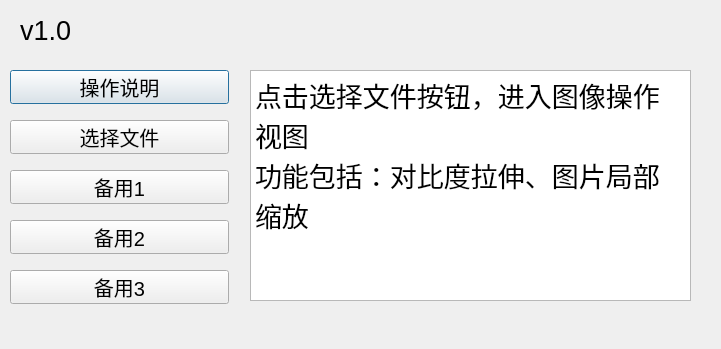
<?xml version="1.0" encoding="UTF-8"?>
<ui version="4.0">
 <class>manual_operation</class>
 <widget class="QDialog" name="manual_operation">
  <property name="geometry">
   <rect>
    <x>0</x>
    <y>0</y>
    <width>721</width>
    <height>349</height>
   </rect>
  </property>
  <property name="windowTitle">
   <string>手动拉伸对比度</string>
  </property>
  <widget class="QLabel" name="label">
   <property name="geometry">
    <rect>
     <x>20</x>
     <y>0</y>
     <width>101</width>
     <height>61</height>
    </rect>
   </property>
   <property name="font">
    <font>
     <pointsize>20</pointsize>
    </font>
   </property>
   <property name="text">
    <string>v1.0</string>
   </property>
  </widget>
  <widget class="QPushButton" name="pushButton_5">
   <property name="geometry">
    <rect>
     <x>10</x>
     <y>70</y>
     <width>219</width>
     <height>34</height>
    </rect>
   </property>
   <property name="font">
    <font>
     <pointsize>15</pointsize>
    </font>
   </property>
   <property name="text">
    <string>操作说明</string>
   </property>
  </widget>
  <widget class="QPushButton" name="pushButton">
   <property name="geometry">
    <rect>
     <x>10</x>
     <y>120</y>
     <width>219</width>
     <height>34</height>
    </rect>
   </property>
   <property name="font">
    <font>
     <pointsize>15</pointsize>
    </font>
   </property>
   <property name="text">
    <string>选择文件</string>
   </property>
  </widget>
  <widget class="QPushButton" name="pushButton_4">
   <property name="geometry">
    <rect>
     <x>10</x>
     <y>170</y>
     <width>219</width>
     <height>34</height>
    </rect>
   </property>
   <property name="font">
    <font>
     <pointsize>15</pointsize>
    </font>
   </property>
   <property name="text">
    <string>备用1</string>
   </property>
  </widget>
  <widget class="QPushButton" name="pushButton_3">
   <property name="geometry">
    <rect>
     <x>10</x>
     <y>220</y>
     <width>219</width>
     <height>34</height>
    </rect>
   </property>
   <property name="font">
    <font>
     <pointsize>15</pointsize>
    </font>
   </property>
   <property name="text">
    <string>备用2</string>
   </property>
  </widget>
  <widget class="QPushButton" name="pushButton_2">
   <property name="geometry">
    <rect>
     <x>10</x>
     <y>270</y>
     <width>219</width>
     <height>34</height>
    </rect>
   </property>
   <property name="font">
    <font>
     <pointsize>15</pointsize>
    </font>
   </property>
   <property name="text">
    <string>备用3</string>
   </property>
  </widget>
  <widget class="QTextEdit" name="textEdit">
   <property name="geometry">
    <rect>
     <x>250</x>
     <y>70</y>
     <width>441</width>
     <height>231</height>
    </rect>
   </property>
   <property name="html">
    <string>&lt;!DOCTYPE HTML PUBLIC &quot;-//W3C//DTD HTML 4.0//EN&quot; &quot;http://www.w3.org/TR/REC-html40/strict.dtd&quot;&gt;
&lt;html&gt;&lt;head&gt;&lt;meta name=&quot;qrichtext&quot; content=&quot;1&quot; /&gt;&lt;style type=&quot;text/css&quot;&gt;
p, li { white-space: pre-wrap; }
&lt;/style&gt;&lt;/head&gt;&lt;body style=&quot; font-family:'SimSun'; font-size:9pt; font-weight:400; font-style:normal;&quot;&gt;
&lt;p style=&quot; margin-top:0px; margin-bottom:0px; margin-left:0px; margin-right:0px; -qt-block-indent:0; text-indent:0px;&quot;&gt;&lt;span style=&quot; font-size:20pt;&quot;&gt;点击选择文件按钮，进入图像操作视图&lt;/span&gt;&lt;/p&gt;
&lt;p style=&quot; margin-top:0px; margin-bottom:0px; margin-left:0px; margin-right:0px; -qt-block-indent:0; text-indent:0px;&quot;&gt;&lt;span style=&quot; font-size:20pt;&quot;&gt;功能包括：对比度拉伸、图片局部缩放&lt;/span&gt;&lt;/p&gt;&lt;/body&gt;&lt;/html&gt;</string>
   </property>
  </widget>
 </widget>
 <resources/>
 <connections/>
</ui>
